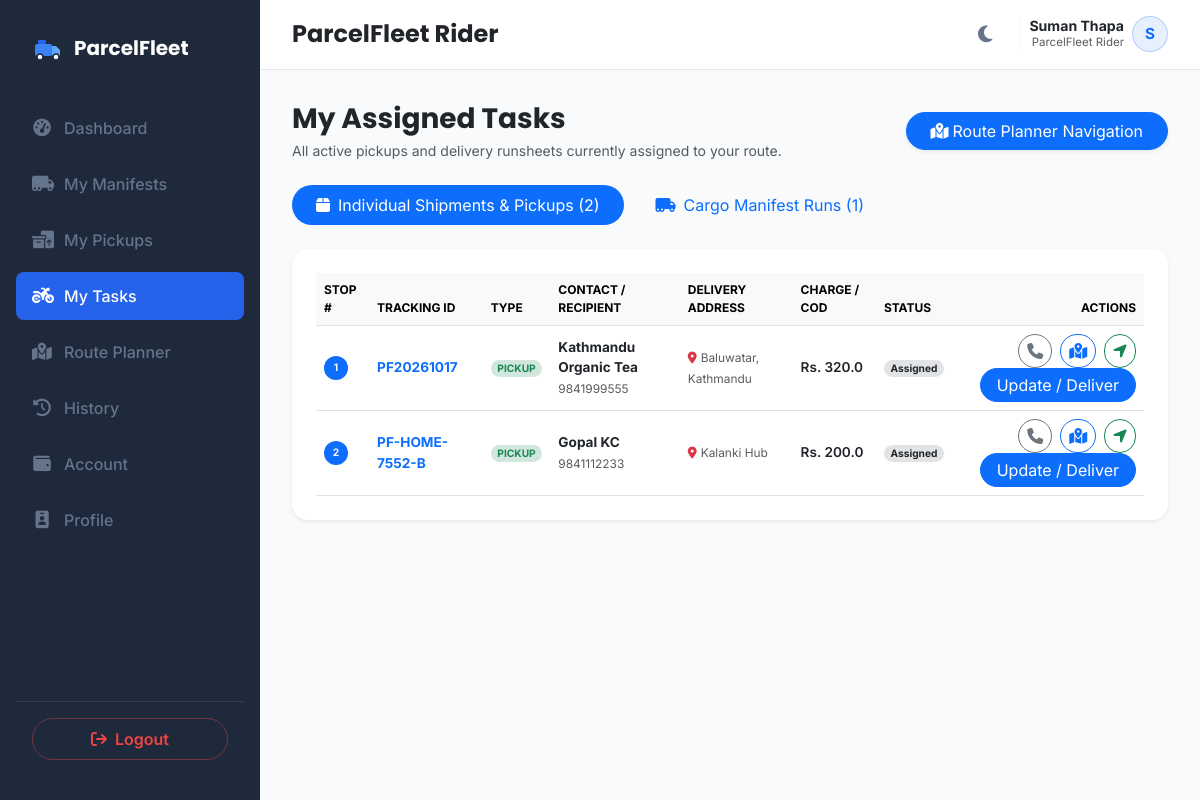
Page /driver/tasks (signed in) on the earlier database version.
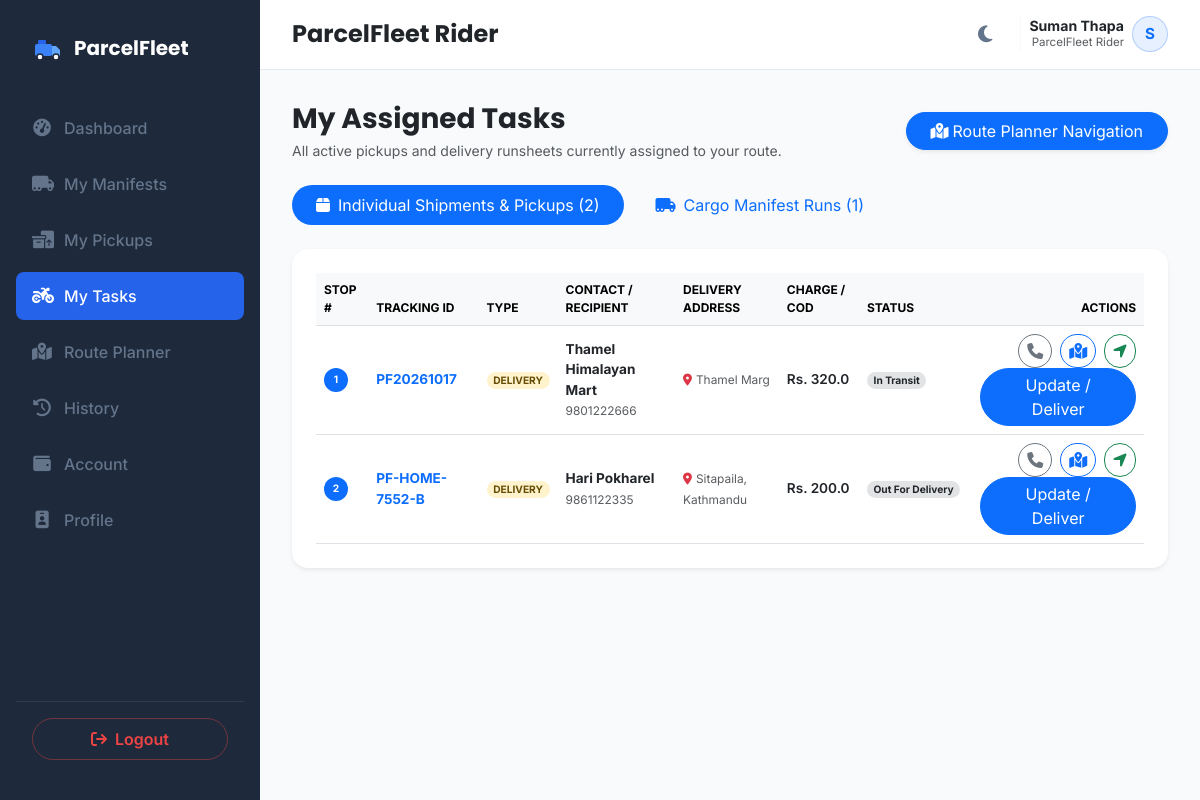
Same page on the later database version.
### models.py (models this page shows, shortened)
class Parcel(db.Model):
    __tablename__ = 'parcels'
    id = db.Column(db.Integer, primary_key=True)
    tracking_id = db.Column(db.String(50), unique=True, nullable=False)
    sender_name = db.Column(db.String(100), nullable=False)
    sender_phone = db.Column(db.String(20), nullable=False)
    receiver_name = db.Column(db.String(100), nullable=False)
    receiver_phone = db.Column(db.String(20), nullable=False)
    pickup_address = db.Column(db.String(100), nullable=False)
    delivery_address = db.Column(db.String(100), nullable=False)
    pickup_hub = db.Column(db.String(100), nullable=True)
    delivery_hub = db.Column(db.String(100), nullable=True)
    pickup_latitude = db.Column(db.Float, nullable=False, default=27.7154)
    pickup_longitude = db.Column(db.Float, nullable=False, default=85.3123)
    delivery_latitude = db.Column(db.Float, nullable=False, default=27.6915)
    delivery_longitude = db.Column(db.Float, nullable=False, default=85.3331)
    parcel_type = db.Column(db.String(50), nullable=False)
    weight = db.Column(db.Float, nullable=False)
    length = db.Column(db.Float, nullable=False, default=10.0)
    width = db.Column(db.Float, nullable=False, default=10.0)
    height = db.Column(db.Float, nullable=False, default=10.0)
    status = db.Column(db.String(30), default='Pending')  # 'Pending', 'Assigned', 'Manifested', 'Picked Up', 'In Transit', 'Out For Delivery', 'Delivered', 'Failed Delivery', 'Returned', 'Cancelled'
    delivery_charge = db.Column(db.Float, nullable=False, default=0.0)
    payment_status = db.Column(db.String(20), default='Pending')  # 'Pending', 'Paid', 'COD'
    assigned_driver_id = db.Column(db.Integer, db.ForeignKey('drivers.id'), nullable=True)
    service_type = db.Column(db.String(50), nullable=False, default='Standard')  # 'Standard', 'Express', 'Air', 'Surface'
    cod_amount = db.Column(db.Float, default=0.0)
    customer_id = db.Column(db.Integer, db.ForeignKey('customer_profiles.id'), nullable=True)
    hub_id = db.Column(db.Integer, db.ForeignKey('hubs.id'), nullable=True)
    merchandise_id = db.Column(db.Integer, db.ForeignKey('merchandise.id'), nullable=True)
    manifest_id = db.Column(db.Integer, db.ForeignKey('manifests.id'), nullable=True)
    expected_delivery_date = db.Column(db.DateTime, nullable=True)
    pickup_image = db.Column(db.String(255), nullable=True)
    delivery_image = db.Column(db.String(255), nullable=True)
    delivery_attempts = db.Column(db.Integer, default=0)
    failed_reason = db.Column(db.String(255), nullable=True)
    special_tags = db.Column(db.String(255), nullable=True)
    created_at = db.Column(db.DateTime, default=datetime.utcnow)
    delivered_at = db.Column(db.DateTime, nullable=True)
    delivery_notes = db.Column(db.Text, nullable=True)
    customer_signature = db.Column(db.Text, nullable=True)
    manifest = db.relationship('Manifest', foreign_keys=[manifest_id])
    history = db.relationship('TrackingHistory', backref='parcel', cascade="all, delete-orphan", order_by="TrackingHistory.timestamp.asc()")
    notifications = db.relationship('NotificationLog', backref='parcel', cascade="all, delete-orphan", order_by="NotificationLog.timestamp.asc()")

### app.py (the view)
@app.route('/driver/tasks')
@login_required
def driver_tasks():
    if current_user.role != 'driver':
        return redirect(url_for('index'))
    driver = Driver.query.filter_by(user_id=current_user.id).first_or_404()
    tasks = get_driver_active_parcels(driver.id)
    active_manifests = Manifest.query.filter_by(assigned_driver_id=driver.id).filter(Manifest.manifest_status != 'Completed').order_by(Manifest.created_at.desc()).all()
    return render_template(
        'driver_tasks.html',
        active_page='driver_tasks',
        driver=driver,
        tasks=tasks,
        active_manifests=active_manifests
    )

### app.py (called while the page is built)
@login_manager.user_loader
def load_user(user_id):
    return User.query.get(int(user_id))

def get_driver_active_parcels(driver_id):
    direct = Parcel.query.filter_by(assigned_driver_id=driver_id).filter(
        Parcel.status.notin_(['Delivered', 'Cancelled'])
    ).all()
    manifest_p = Parcel.query.join(ManifestItem, ManifestItem.parcel_id == Parcel.id)\
        .join(Manifest, Manifest.id == ManifestItem.manifest_id)\
        .filter(Manifest.assigned_driver_id == driver_id)\
        .filter(Manifest.manifest_status != 'Completed')\
        .filter(Parcel.status.notin_(['Delivered', 'Cancelled'])).all()
    seen = {p.id: p for p in (direct + manifest_p)}
    res = list(seen.values())
    res.sort(key=lambda x: (0 if x.status == 'Assigned' else 1, x.id))
    return res

### models.py (called while the page is built)
    @property
    def is_home_delivery(self):
        return (self.manifest_type or '').strip() == 'Hub to Home Delivery'

    @property
    def delivered_items_count(self):
        return sum(1 for item in self.items if item.parcel and item.parcel.status == 'Delivered')

### templates/driver_tasks.html (shortened to what the changed rows need)
{% extends "base.html" %}
{% block content %}
<div class="container-fluid px-0">
    <div class="tab-content" id="taskTabsContent">
        <div class="tab-pane fade show active" id="individual-tasks" role="tabpanel">
            {% if not tasks %}
            <div class="card border-0 shadow-sm rounded-4 p-5 text-center bg-white">
                <i class="fa-solid fa-circle-check text-success fa-3x mb-3"></i>
                <h5 class="fw-bold text-dark">No Active Individual Deliveries!</h5>
                <p class="text-muted small mb-0">You have no pending individual deliveries or pickups.</p>
            </div>
            {% else %}
            <div class="card border-0 shadow-sm rounded-4 p-4 bg-white">
                <div class="table-responsive">
                    <table class="table table-hover align-middle mb-0">
                        <thead class="table-light">
                            <tr style="font-size: 0.75rem; text-transform: uppercase;">
                                <th>Stop #</th>
                                <th>Tracking ID</th>
                                <th>Type</th>
                                <th>Contact / Recipient</th>
                                <th>Delivery Address</th>
                                <th>Charge / COD</th>
                                <th>Status</th>
                                <th class="text-end">Actions</th>
                            </tr>
                        </thead>
                        <tbody style="font-size: 0.85rem;">
                            {% for p in tasks %}
                            <tr>
                                <td><span class="badge bg-primary rounded-circle" style="width: 24px; height: 24px; display: inline-flex; align-items: center; justify-content: center;">{{ loop.index }}</span></td>
                                <td>
                                    <strong class="text-primary">{{ p.tracking_id }}</strong>
                                </td>
                                <td>
                                    <span class="badge rounded-pill {% if p.status == 'Assigned' %}bg-success-subtle text-success{% else %}bg-warning-subtle text-warning-emphasis{% endif %}">
                                        {% if p.status == 'Assigned' %}PICKUP{% else %}DELIVERY{% endif %}
                                    </span>
                                </td>
                                <td>
                                    <div class="fw-bold text-dark">{{ p.receiver_name if p.status != 'Assigned' else p.sender_name }}</div>
                                    <small class="text-muted">{{ p.receiver_phone if p.status != 'Assigned' else p.sender_phone }}</small>
                                </td>
                                <td>
                                    <span class="text-muted small"><i class="fa-solid fa-location-dot text-danger me-1"></i>{{ p.delivery_address if p.status != 'Assigned' else p.pickup_address }}</span>
                                </td>
                                <td>
                                    <span class="fw-semibold">Rs. {{ p.cod_amount or p.delivery_charge }}</span>
                                </td>
                                <td>
                                    <span class="badge bg-secondary-subtle text-dark rounded-pill">{{ p.status }}</span>
                                </td>
                                <td class="text-end">
                                    <a href="tel:{{ p.receiver_phone if p.status != 'Assigned' else p.sender_phone }}" class="btn btn-xs btn-outline-secondary rounded-pill px-2 py-1" title="Call Contact">
                                        <i class="fa-solid fa-phone"></i>
                                    </a>
                                    <a href="{{ url_for('driver_route_planner') }}" class="btn btn-xs btn-outline-primary rounded-pill px-2 py-1 ms-1" title="View Route Planner Map">
                                        <i class="fa-solid fa-map-location-dot"></i>
                                    </a>
                                    <a href="https://www.google.com/maps/dir/?api=1&destination={{ p.delivery_latitude if p.status != 'Assigned' else p.pickup_latitude }},{{ p.delivery_longitude if p.status != 'Assigned' else p.pickup_longitude }}" target="_blank" class="btn btn-xs btn-outline-success rounded-pill px-2 py-1 ms-1" title="Open GPS Navigation">
                                        <i class="fa-solid fa-location-arrow"></i>
                                    </a>
                                    <button type="button" class="btn btn-xs btn-primary rounded-pill px-3 py-1 ms-1" data-bs-toggle="modal" data-bs-target="#taskUpdateModal{{ p.id }}">
                                        Update / Deliver
                                    </button>
                                </td>
                            </tr>
                            {% endfor %}
                        </tbody>
                    </table>
                </div>
            </div>
            {% endif %}
        </div>
    </div>
</div>
{% endblock %}

Differences in the rows shown:
changed Parcel "PF20261017": status+receiver_name "Kathmandu Organic Tea" → "Thamel Himalayan Mart"; status+receiver_phone "9841999555" → "9801222666"; status+delivery_address "Baluwatar, Kathmandu" → "Thamel Marg"; status "Assigned" → "In Transit"; status "PICKUP" → "DELIVERY"
changed Parcel "PF-HOME-7552-B": status+receiver_name "Gopal KC" → "Hari Pokharel"; status+receiver_phone "9841112233" → "9861122335"; status+delivery_address "Kalanki Hub" → "Sitapaila, Kathmandu"; status "Assigned" → "Out For Delivery"; status "PICKUP" → "DELIVERY"
